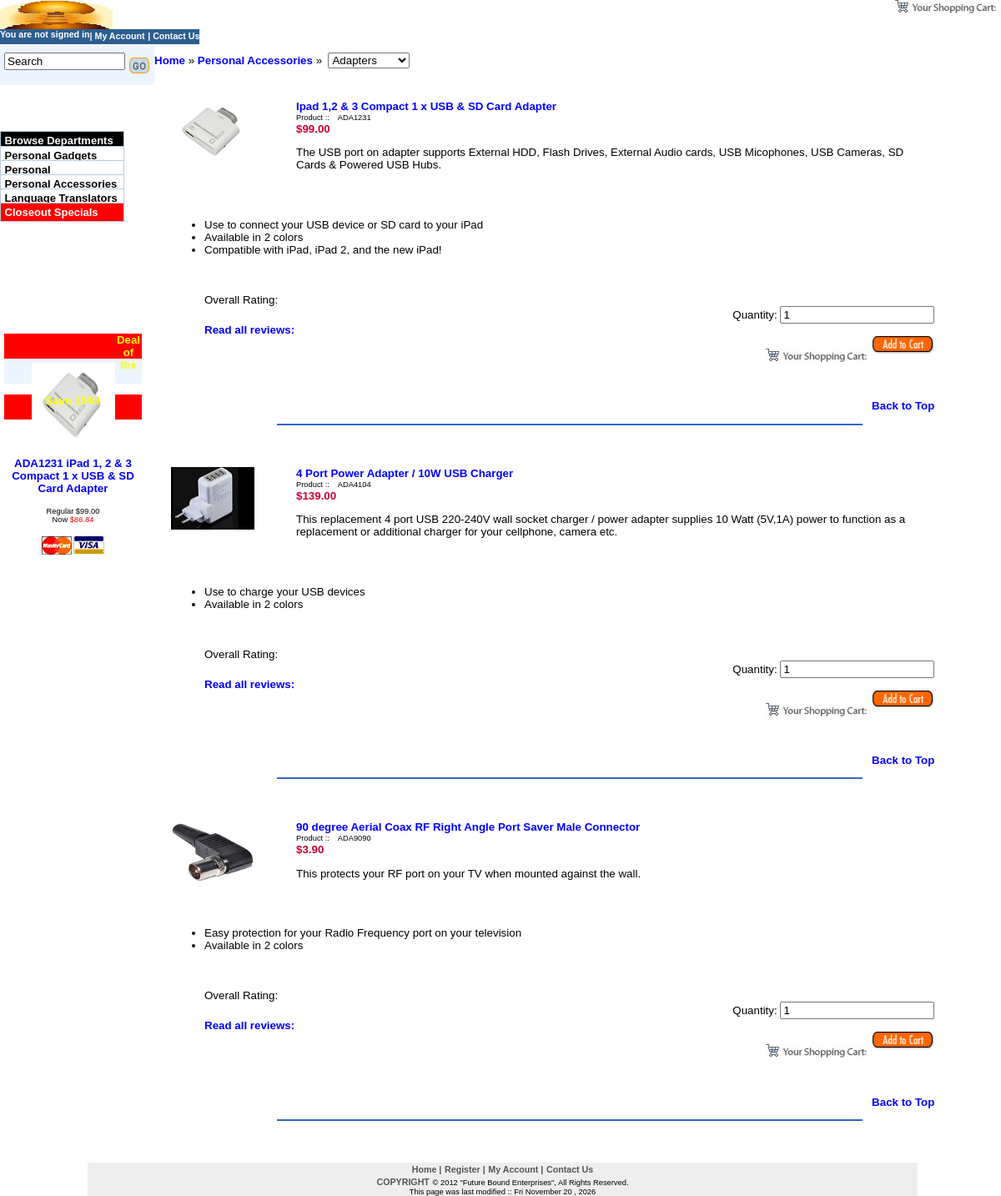
/Products.php, run on the app's committed database.
### tables this page shows
CREATE TABLE IF NOT EXISTS `products` (
  `ProductCode` varchar(255) NOT NULL,
  `ProductName` varchar(255) NOT NULL,
  `ProductDescription` varchar(255) NOT NULL,
  `Category` varchar(255) NOT NULL,
  `Department` varchar(255) NOT NULL,
  `ThumbnailHeightSize` int(3) NOT NULL,
  `RegularPrice` double NOT NULL,
  `SalePrice` double NOT NULL,
  `SaleDates` varchar(255) NOT NULL,
  `Option1` varchar(255) NOT NULL,
  `Option2` varchar(255) NOT NULL,
  `Option3` varchar(255) NOT NULL,
  `Option4` varchar(255) NOT NULL,
  `NumberInStock` int(2) NOT NULL,
  PRIMARY KEY (`ProductCode`)
);

### Products.php (the view, shortened to what this page needs)
<?php
		$strSQL2 = "SELECT ProductName, ProductCode, RegularPrice, ProductDescription, Option1, Option2, Option3, Option4, Category FROM Products ORDER BY ProductCode";
		$Prod_rs2 = mysql_query($strSQL2)
			or die(mysql_error());
echo '<html>
  <head>';
	$PageID = empty($_GET['PageID'])? "" : $_GET['PageID'];
	if ($PageID == null || $PageID < 100 || $PageID > 102 && $PageID < 200 || $PageID > 202 && $PageID < 300 || $PageID > 302)
	{
		$PageID = 300;
	}
	if ($PageID == 100 || $PageID == 101 || $PageID == 102)
	{
		$images = "PersonalGadgets";
		$department = "Personal Gadgets";
		$option1 = "Laptop Computers";
		$option2 = "Tablet Computers";
		$option3 = "Smart Phones";
		$id1 = 100;
		$id2 = 101;
		$id3 = 102;
	}
	else if ($PageID == 300 || $PageID == 301 || $PageID == 302)
	{
		$images = "PersonalAccessories";
		$department = "Personal Accessories";
		$option1 = "Adapters";
		$option2 = "Headphones";
		$option3 = "Cables";
		$id1 = 300;
		$id2 = 301;
		$id3 = 302;
	}
	switch ($PageID)
	{
	case 300:
		$category = "Adapters";
		break;
	}
    echo '<link href="../Include/ProductPage.css" type="text/css" rel="stylesheet" />
		  <link rel="shortcut icon" href="../favicon.ico">
  	<script language="javascript" src="../Include/productsmenu.js" type="text/javascript"></script>
	<script language="javascript" src="../Include/menu.js" type="text/javascript"></script>
	<script language="javascript" src="../Include/caricafoto.js" type="text/javascript"></script>
	<script language="javascript" src="../Include/PopUp.js" type="text/javascript"></script>
  </head>
  <body>
	<div id="Header">
  		 <div id="HeaderLeft">
            <a href="../index.php"> <img height="35" alt="Home Page" src="../Images/Nuke.jpg" width="135" border="0" align="left" /> </a>
		 </div>
		 <div id="HeaderRight">
            <a href="../Cart/index.php" class="header">
			<img src="../Images/shoppingcart.gif" height="18" width="127" border="0" align="ABSMIDDLE" />'; echo $_SESSION["contains"]; echo '</a>
		 </div>
    </div>
	<div id="MenuBar">
   		 <div id="MenuBarLeft">
            <a href="../Reg/SignIn.php" class="headerbar">'; echo $_SESSION["user"]; echo '</a>
		 </div>
		 <div id="MenuBarRight">
			<a href="../Reg/register.php" class="headerbar">'; echo $_SESSION["settings"]; echo '</a>
            <a href="../Reg/SignIn.php" class="headerbar">| My Account</a>
			<a href="../Cart/index.php" class="headerbar">'; echo $_SESSION["shopping"]; echo '</a>
			<a href="../Cart/Checkout.php" class="headerbar">'; echo $_SESSION["check"]; echo '</a>
			<a class="headerbar" href="../ContactUs.php">| Contact Us</a>
		</div>
	</div>
	<div id="Search">
   		 <div id="SearchLeft">
            <form action="../search/index.php" method="get">
				  <input type="text" name="txtsearch" value="Search" size="15" />
				  <input type="image" src="../images/go.gif" border="0" width="26" height="21"  align="middle" />
			</form>
		 </div>
		 <div id="YouAreHereList">
			 <form action="">
                <select onchange="document.location=this.value" name="CatId">
					<option value="Products.php?PageID=' . $id1 . '">' . $option1 . '</option>
					<option value="Products.php?PageID=' . $id2 . '">' . $option2 . '</option>
					<option value="Products.php?PageID=' . $id3 . '">' . $option3 . '</option>
				</select>
             </form>
		 </div>
		 <div id="YouAreHereLinks">
			<a href="../index.php">Home</a> &raquo;
			<a href="Products.php?PageID=' . $id1 . '">' . $department . '</a> &raquo; &nbsp;
		 </div>
	</div>
	<div id="Main">';
	while ($Prod_row2 = mysql_fetch_array($Prod_rs2)) {
			if ($Prod_row2["Category"] == $category) {
			echo '<div class="MainProduct">
				 <div class="MainProductImage">';
					echo '<a name="' . $Prod_row2["ProductCode"] . '"></a> <a href=javascript:CaricaFoto("' . $images . '/Images/' . $Prod_row2["ProductCode"] . '.jpg")>';
					echo '<img src="' . $images . '/Images/' . $Prod_row2["ProductCode"] . '_sm.jpg" border="0" height="75" width="100" /> </a>
				 </div>
				 <div class="MainProductText">';
					$quantity = 1;
					echo '<form action="../Cart/index.php?product=' . $Prod_row2["ProductCode"] . '&quantity=' . $quantity . '">
					<b><a href=javascript:CaricaFoto("' . $images . '/Images/' . $Prod_row2["ProductCode"] . '.jpg")>' . $Prod_row2["ProductName"] . '</a></b>
					<br /><font class="small">
					Product :: &nbsp; <input type="label" name="product" value="' . $Prod_row2["ProductCode"] . '" style="border: none; font-size:7pt" readonly>
					</font><br />
					<font class="price">$' . number_format($Prod_row2["RegularPrice"], 2, ".", ",") . '</font>
					<br />
					<p>' . $Prod_row2["ProductDescription"] . '</p>';
					if ( $Prod_row2["Option1"] != "" ) {
						echo '
							<br clear=all /><br /><ul><li>'
							. $Prod_row2["Option1"] . '</li>
						';
					}
					if ( $Prod_row2["Option2"] != "" ) {
						echo '
							<li>'
							. $Prod_row2["Option2"] . '</li>
						';
					}
					if ( $Prod_row2["Option3"] != "" ) {
						echo '
							<li>'
							. $Prod_row2["Option3"] . '</li>
						';
					}
					$strSQL3 = "SELECT ProductCode, Rating FROM Reviews WHERE ProductCode = '" . $Prod_row2["ProductCode"] . "'";
					$Prod_rs3 = mysql_query($strSQL3)
						or die(mysql_error());
					$rating = 0;
					$total = 0;
					if ($_SESSION["user"] != "You are not signed in")
					{
					echo '<br /><br /><br />
					<div align="left">
					Overall Rating: ';
							while ($Prod_row3 = mysql_fetch_array($Prod_rs3)) {
								$rating += $Prod_row3["Rating"];
								$total += 1;
								$average = round( ($rating / $total) * 2 ) / 2;
								switch ($average)
								{
								case 1:
									echo '<img src="Images/stars_rating_01.gif" height=19 width=91 align=center>';
									break;
								case 1.5:
									echo '<img src="Images/stars_rating_01_5.gif" height=19 width=91 align=center>';
									break;
								case 2:
									echo '<img src="Images/stars_rating_02.gif" height=19 width=91 align=center>';
									break;
								case 2.5:
									echo '<img src="Images/stars_rating_02_5.gif" height=19 width=91 align=center>';
									break;
								case 3:
									echo '<img src="Images/stars_rating_03.gif" height=19 width=91 align=center>';
									break;
								case 3.5:
									echo '<img src="Images/stars_rating_03_5.gif" height=19 width=91 align=center>';
									break;
								case 4:
									echo '<img src="Images/stars_rating_04.gif" height=19 width=91 align=center>';
									break;
								case 4.5:
									echo '<img src="Images/stars_rating_04_5.gif" height=19 width=91 align=center>';
									break;
								case 5:
									echo '<img src="Images/stars_rating_05.gif" height=19 width=91 align=center>';
									break;
								default:
									echo '<img src="Images/stars_rating_00.gif" height=19 width=91 align=center>';
								}
							}
								echo '</div>
								<div align="right">
								Quantity: <input type="number" name="quantity" value="' . $quantity . '">
								</div>
								<div align="left">
								<a href=javascript:PopUp("Reviews.php?ProdID=' . $Prod_row2["ProductCode"] . '",1000,1000)>Write a review:</a>
								</div>
								<div align="right">
								<input type="image" name="submit" alt="Add to Cart" src="../Images/addtocart.gif" border="0" align="right" width="75" height="21"></form>
								</div>
								<div align="right">
								<br /><img src="../Images/shoppingcart.gif" height="18" width="127" border="0" align="right" />
								</div>';
							}
							else
							{
								echo '<br /><br /><br />
								<div align="left">
								Overall Rating: ';
								echo '</div>
								<div align="right">
								Quantity: <input type="number" name="quantity" value="' . $quantity . '">
								</div>
								<div align="left">
								<a href=javascript:PopUp("Reviews.php?ProdID=' . $Prod_row2["ProductCode"] . '",1000,1000)>Read all reviews:</a>
								</div>
								<div align="right">
								<input type="image" name="submit" alt="Add to Cart" src="../Images/addtocart.gif" border="0" align="right" width="75" height="21"></form>
								</div>
								<div align="right">
								<br /><img src="../Images/shoppingcart.gif" height="18" width="127" border="0" align="right" />
								</div>';
							}
					echo '<br clear="ALL" /><br /><br />
					 <p  align="right"><a href="#Top">Back to Top</a></p>
					 <hr width="80%" color="#3366cc" />
					 <br /><br />
				</div>
			</div>';
		}
	}
	include ('Include/Footer.php');
		include ('Include/LeftAds.php');
	echo '
  </body>
</html>';
?>

### Include/Footer.php
<html>
<body>
		<div id="Footer">
			 <div id="FooterTop">
				   		   <a class="footer" href="../index.php">Home |</a>
				   		   <a class="footer" href="../Reg/index.php">Register |</a>
				   		   <a class="footer" href="../Reg/SignIn.php">My Account |</a>
				   		   <a class="footer" href="../ContactUs.php">Contact Us</a>
			 </div>
			 <div id="FooterBottom">
			 	  		  <a class="footer" href="../Copyright.php">COPYRIGHT</a>
				  		  <font class="small">&copy; 2012 "Future Bound Enterprises", All Rights Reserved.</font><br />
        		  		  <font class="small">This page was last modified ::
						  <?php	print( date("D F d , Y", getlastmod() )); ?>
						  </font>
			</div>
		</div>
</body>
</html>

### Include/LeftAds.php
<div id="LeftAds">
	<div style="height: 30; background-color: #FF0000;">
		 <P ALIGN="CENTER"><B><FONT COLOR="#FFFF00">Deal of the Week!</FONT></B> </P>
	</div>
	<div style="height: 30; background-color: #EBF5FF;">
		 <CENTER>
		 <A HREF="../PersonalAccessories/index.php#ADA1231">
		 <IMG SRC="../PersonalAccessories/Images/ADA1231_sm.jpg" WIDTH="100" HEIGHT="100" BORDER="0"></A>
		 <P> <FONT CLASS="small"><A HREF="../PersonalAccessories/index.php#ADA1231">ADA1231 iPad 1, 2 & 3 Compact 1 x USB & SD Card Adapter</A></FONT><BR>
		 <BR>
		 <FONT CLASS="small">Regular $99.00 <BR> Now <FONT COLOR="#FF0000">$86.84</FONT></FONT> </P>
		 <IMG SRC="../Images/CreditCards.jpg" WIDTH="100" HEIGHT="25" BORDER="0">
		 </CENTER>
	</div>
	<div style="height: 30; background-color: #FF0000;">
		 <P ALIGN="CENTER"><B><FONT COLOR="#FFFF00">Save 15%!</FONT></B> </P>
	</div>
</div>

### Include/ProductPage.css (style rules this page uses)
#HeaderLeft { float: left; }
#HeaderRight { float: right; }
#MenuBar { position: absolute; top: 35px; left:0px; height: 18px; background-color: #2C5E8F; }
#MenuBarLeft { float: left; }
#MenuBarRight { float: right; }
#Search { position: absolute; top: 55px; left:0px; height: 30px; }
#SearchLeft { float: left; width: 180px; padding-left: 5px; padding-top: 8px; background-color: #EBF5FF; }
#YouAreHereList { float: right; padding-right: 5px; padding-top: 8px; }
#YouAreHereLinks { float: right; padding-top: 10px; }
#Main { position: absolute; top: 120px; left: 200px; padding-left: 5px; }
#Footer { position: relative; left: -100px; text-align: center; background-color: #EEEEEE; }
#FooterTop { width: 100%; }
#FooterBottom { width: 100%; }
#LeftAds { position: relative; top: 400px; left:0px; padding-left: 5px; width: 165px; }
.MainProduct { position: relative; clear: both; }
.MainProductImage { width: 150; float: left; }
.MainProductText { width: 92% }
.small { font-size: 7pt; font-family: Verdana, Arial, Helvetica; }
.price { font-size: 10pt; font-family: Verdana, Arial, Helvetica; font-weight: bold; color: #cc0033; }
body { font-family: Verdana, Arial, Helvetica; font-style: normal; font-weight: normal; font-size: 10pt; color: black; margin-left: 0; margin-right: 0; margin-top: 0; }
p { font-family: Verdana, Arial, Helvetica; font-style: normal; font-weight: normal; font-size: 10pt; color: black; }
li { font-family: Verdana, Arial, Helvetica; font-style: normal; font-weight: normal; font-size: 10pt; color: black; }
b { font-family: Verdana, Arial, Helvetica; font-style: normal; font-weight: bold; font-size: 10pt; color: black; }
a { font-family: Verdana, Arial, Helvetica; font-style: normal; font-weight: bold; font-size: 10pt; text-decoration:none; color: blue; }
a.header { font-family: Verdana, Arial, Helvetica; font-style: normal; font-weight: bold; font-size: 8pt; text-decoration:none; color: gray; }
a.headerbar { font-family: Verdana, Arial, Helvetica; font-style: normal; font-weight: bold; font-size: 8pt; text-decoration:none; color: white; }
a.footer { font-family: Verdana, Arial, Helvetica; font-style: normal; font-weight: bold; font-size: 8pt; text-decoration:none; color: #555555; }

### data on the page
products: ProductCode (picture), ProductName "Ipad 1,2 & 3 Compact 1 x USB & SD Card Adapter", product "ADA1231", RegularPrice "99.00", ProductDescription "The USB port on adapter supports External HDD, Flash Drives, External Audio cards, USB Micophones, USB Cameras, SD Cards & Powered USB Hubs.", Option1 "Use to connect your USB device or SD card to your iPad", Option2 "Available in 2 colors", Option3 "Compatible with iPad, iPad 2, and the new iPad!", quantity "1"
products: ProductCode (picture), ProductName "4 Port Power Adapter / 10W USB Charger", product "ADA4104", RegularPrice "139.00", ProductDescription "This replacement 4 port USB 220-240V wall socket charger / power adapter supplies 10 Watt (5V,1A) power to function as a replacement or additional charger for your cellphone, camera etc.", Option1 "Use to charge your USB devices", Option2 "Available in 2 colors", quantity "1"
products: ProductCode (picture), ProductName "90 degree Aerial Coax RF Right Angle Port Saver Male Connector", product "ADA9090", RegularPrice "3.90", ProductDescription "This protects your RF port on your TV when mounted against the wall.", Option1 "Easy protection for your Radio Frequency port on your television", Option2 "Available in 2 colors", quantity "1"

### other printed values
$_SESSION["user"] "You are not signed in"
$department "Personal Accessories"
date("D F d , Y", getlastmod() ) "Fri November 20 , 2026"
form field CatId "Adapters"
